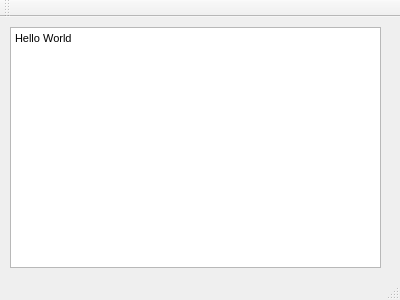
<?xml version="1.0" encoding="UTF-8"?>
<ui version="4.0">
 <class>MainWindow</class>
 <widget class="QMainWindow" name="MainWindow">
  <property name="geometry">
   <rect>
    <x>0</x>
    <y>0</y>
    <width>400</width>
    <height>300</height>
   </rect>
  </property>
  <property name="windowTitle">
   <string>MainWindow</string>
  </property>
  <widget class="QWidget" name="centralWidget">
   <widget class="QTextBrowser" name="textBrowser">
    <property name="geometry">
     <rect>
      <x>10</x>
      <y>10</y>
      <width>371</width>
      <height>241</height>
     </rect>
    </property>
    <property name="html">
     <string>&lt;!DOCTYPE HTML PUBLIC &quot;-//W3C//DTD HTML 4.0//EN&quot; &quot;http://www.w3.org/TR/REC-html40/strict.dtd&quot;&gt;
&lt;html&gt;&lt;head&gt;&lt;meta name=&quot;qrichtext&quot; content=&quot;1&quot; /&gt;&lt;style type=&quot;text/css&quot;&gt;
p, li { white-space: pre-wrap; }
&lt;/style&gt;&lt;/head&gt;&lt;body style=&quot; font-family:'MS Shell Dlg 2'; font-size:8.25pt; font-weight:400; font-style:normal;&quot;&gt;
&lt;p style=&quot; margin-top:0px; margin-bottom:0px; margin-left:0px; margin-right:0px; -qt-block-indent:0; text-indent:0px;&quot;&gt;Hello World&lt;/p&gt;&lt;/body&gt;&lt;/html&gt;</string>
    </property>
   </widget>
  </widget>
  <widget class="QMenuBar" name="menuBar">
   <property name="geometry">
    <rect>
     <x>0</x>
     <y>0</y>
     <width>400</width>
     <height>21</height>
    </rect>
   </property>
  </widget>
  <widget class="QToolBar" name="mainToolBar">
   <attribute name="toolBarArea">
    <enum>TopToolBarArea</enum>
   </attribute>
   <attribute name="toolBarBreak">
    <bool>false</bool>
   </attribute>
  </widget>
  <widget class="QStatusBar" name="statusBar"/>
 </widget>
 <layoutdefault spacing="6" margin="11"/>
 <resources/>
 <connections/>
</ui>
